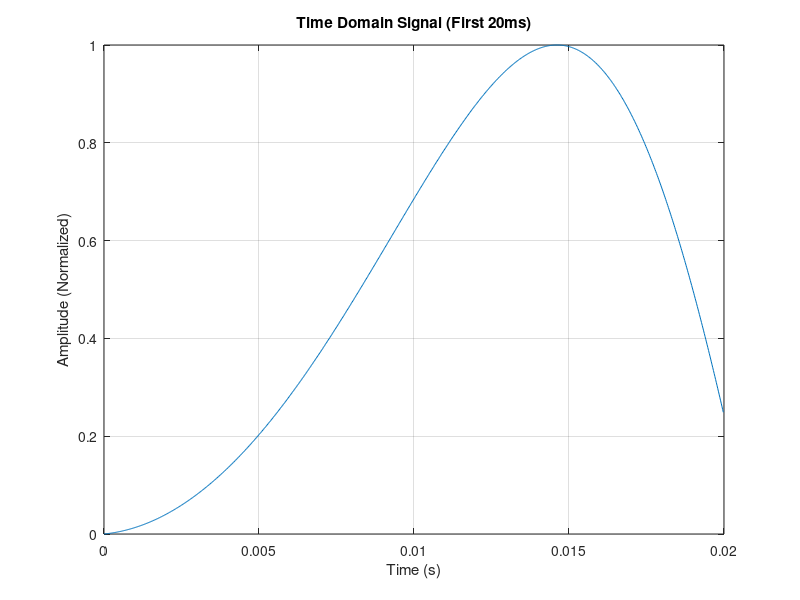
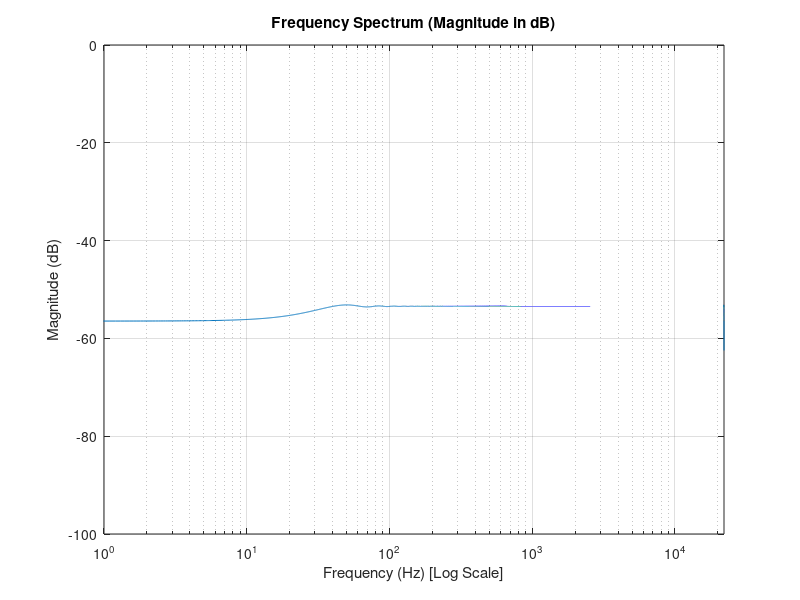

These figures' MATLAB source, in order:
% This code was generated by Google Gemini on November 12th, 2025.
% log_sine_sweep.m - Generates a linear sine sweep (simple chirp)
% for use in acoustic measurements and system identification.

% --- 1. Define Sweep Parameters ---

% Start Frequency (Hz)
f1 = 1;
% End Frequency (Hz). Typically half the sampling rate (Nyquist frequency).
f2 = 22050;
% Sweep Duration (seconds)
T = 10;
% Sampling Rate (samples per second) - A common audio standard.
Fs = 44100;

% --- 2. Generate Time Vector ---

% Total number of samples
N = Fs * T;
% Time vector from 0 to T with N points
t = linspace(0, T, N);

% --- 3. Calculate Linear Phase Function ---

% The instantaneous frequency f(t) for a linear sweep is:
% f(t) = f1 + k*t, where k is the frequency rate of change (slope).


% Calculate the rate of frequency change (Hz/s)
K = (f2 - f1) / T;

% Phase function phi(t) for a linear sweep (in radians):
% The .* and .^ operators perform element-wise operations on vectors.
phi = 2 * pi * (f1 .* t + 0.5 * K * t.^2);

% --- 4. Generate Signal ---

% The sine sweep signal s(t) is sin(phi(t))
s = sin(phi);

% --- 5. Normalization and Saving ---

% Normalize the signal to prevent clipping and ensure full scale (-1 to 1)
s_norm = s / max(abs(s));

% Save the signal to a 16-bit PCM WAV file
filename = "linear_sine_sweep_1_to_22050Hz_10s.wav";
audiowrite(filename, s_norm, Fs);
disp(['Generated and saved file: ', filename]);

% --- 6. Visualization (Plotting) ---

% Plot the beginning of the time domain signal
figure(1);
plot(t(1:round(Fs/50)), s_norm(1:round(Fs/50))); % Plot first 1/50th of a second
title('Time Domain Signal (First 20ms)');
xlabel('Time (s)');
ylabel('Amplitude (Normalized)');
grid on;

% Plot the frequency domain (Spectrum) to confirm the full bandwidth
% Calculate the Fast Fourier Transform (FFT)
S_fft = fft(s_norm);
% Get the magnitude spectrum and normalize to the number of samples
S_mag = abs(S_fft / N);
% Only display the single-sided spectrum (up to the Nyquist frequency)
f = Fs*(0:N/2)/N;
S_single_sided = S_mag(1:N/2+1);
S_single_sided(2:end-1) = 2*S_single_sided(2:end-1); % Correct DC and Nyquist components

figure(2);
semilogx(f, 20*log10(S_single_sided));
axis([f1 Fs/2 -100 0]); % Set X-axis from f1 to Fs/2, Y-axis from -100dB to 0dB
title('Frequency Spectrum (Magnitude in dB)');
xlabel('Frequency (Hz) [Log Scale]');
ylabel('Magnitude (dB)');
grid on;
set(gca, 'xscale', 'log'); % Ensure the X-axis is logarithmic for the spectrum
